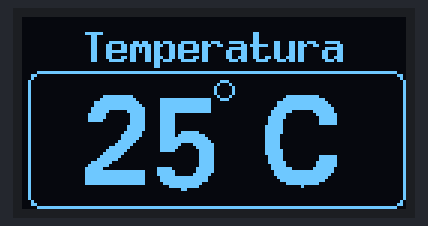
Bench run of a sketch on a simulated Arduino Uno, built with avr-gcc and run on an emulated ATmega328P. On the bench: 128×64 one-colour display.

Above: at 0.3 s.

The sketch:

Display_Oled_branco.ino
```cpp
//biblioteca
#include "U8glib.h"
U8GLIB_SSD1306_128X64 u8g(U8G_I2C_OPT_NO_ACK);  // Display which does not send AC

int tempc = 25;


////////////////////// - INICIO FUNÇÕES DO DISPLAY OLED  - ///////////////////////

void draw()
{
  //Comandos graficos para o display devem ser colocados aqui
  //u8g.drawStr( quantd caracters a esquerda, numeros de linha, "texto");

  //Seleciona a fonte de texto
  u8g.setFont(u8g_font_8x13B);
  //Linha superior
  u8g.drawStr( 20, 15, "Temperatura");
  // Nova Fonte de texto
  u8g.setFont(u8g_font_fub30);
  //Linha temperatura
  char buf[9];
  sprintf (buf, "%d", tempc);
  u8g.drawStr(20, 57, buf);
  //u8g.drawStr( 20, 57, "23");
  u8g.drawCircle(67,24,3);
  u8g.drawStr( 79, 57, "C");
  //moldura
  u8g.drawRFrame(2,18, 126, 46, 4);
}


////////////////////// - FIM FUNÇÕES DO DISPLAY OLED  - ///////////////////////


void setup()
{

  Serial.begin(9600);

  // Display Oled Setup
  if ( u8g.getMode() == U8G_MODE_R3G3B2 ) {
    u8g.setColorIndex(255);     // white
  }
  else if ( u8g.getMode() == U8G_MODE_GRAY2BIT ) {
    u8g.setColorIndex(3);         // max intensity
  }
  else if ( u8g.getMode() == U8G_MODE_BW ) {
    u8g.setColorIndex(1);         // pixel on
  }
  else if ( u8g.getMode() == U8G_MODE_HICOLOR ) {
    u8g.setHiColorByRGB(255,255,255);
  }

  delay(10);

}


void loop()
{

////// - MOSTRAR DISPLAY OLED - ////////////////////////////////////

u8g.firstPage();
  do
  {
    draw();
  } while( u8g.nextPage() );
  delay(50);

  }
```
